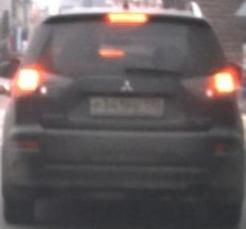
#> input picture task_6/model_car.jpg, 246 x 229 px, given in place of 20191119_1241_Cam_1_03_00.avi, which was not available
$ python main.py   (older library calls are emulated)
#> lines starting #> are read from the running program, lines starting #| are printed output that depends on the picture; after the words box and inside, x2 and y2 are one past the last pixel; in counts of white or black regions, pixels touching at a corner belong together; pictures that were not available may be replaced by others from this repository, and a replacement may not be noted
import cv2
import os

def main():
    frame_count = 0
    vid_capture = cv2.VideoCapture("20191119_1241_Cam_1_03_00.avi")

    ret, input = vid_capture.read()
#> input is the input picture: shape (229, 246, 3); mean B, G, R 93.5, 92.4, 100.5
    height, width, channels = input.shape
#> height = 229; width = 246; channels = 3
    fourcc = cv2.VideoWriter_fourcc(*'mp4v')
    vdObj = cv2.VideoWriter("output_video.avi", fourcc, 10, (width, height))

    while (vid_capture.isOpened()):
        ret, frame = vid_capture.read()
        if ret == True:
            print("frame # ", frame_count)
            frame_count += 1
            gray = cv2.cvtColor(frame, cv2.COLOR_RGB2GRAY)
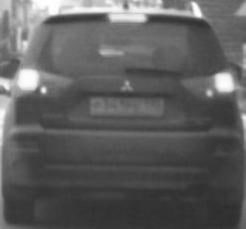
#> gray: shape (229, 246); min 44, max 255, mean 93.7
            cornerImg = cv2.cornerHarris(gray, 2, 3, 0.04)
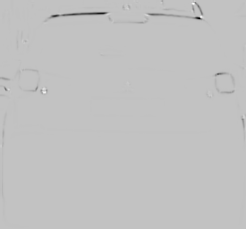
#> cornerImg: shape (229, 246) float32; min -0.000866, max 0.000272, mean -3.09e-06; drawn with min black and max white
            normImg = cv2.normalize(cornerImg, None, 0, 255, cv2.NORM_MINMAX, cv2.CV_32FC1, None)
            grayCornerImg = cv2.convertScaleAbs(normImg)
            mean = 0
            for x in range(grayCornerImg.shape[0]):
                for y in range(grayCornerImg.shape[1]):
                    mean += grayCornerImg[x, y]
#> after the loop, mean = 10890911
            mean //= grayCornerImg.shape[0] * grayCornerImg.shape[1]
#> mean = 193
            for x in range(grayCornerImg.shape[0]):
                for y in range(grayCornerImg.shape[1]):
                    if grayCornerImg[x, y] > mean + 1:
                        cv2.circle(frame, (y, x), 3, (0, 0, 255))
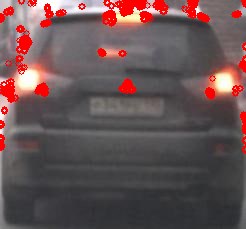
#> frame: shape (229, 246, 3); 5.89% of pixels changed, all inside (x1, y1, x2, y2) = (0, 0, 246, 154)

            cv2.namedWindow("frame", cv2.WINDOW_NORMAL)
            cv2.imshow("frame", frame)
            vdObj.write(frame)
            if frame_count % 5 == 0:
                path = '/Users/romankochnev/Desktop/task_4/output_result'
                filename = 'frame{0:03d}.jpg'.format(frame_count)
                cv2.imwrite(os.path.join(path, filename), frame)
        else:
            break

    vid_capture.release()
    vdObj.release()
    cv2.destroyAllWindows()


if __name__ == '__main__':
    main()
